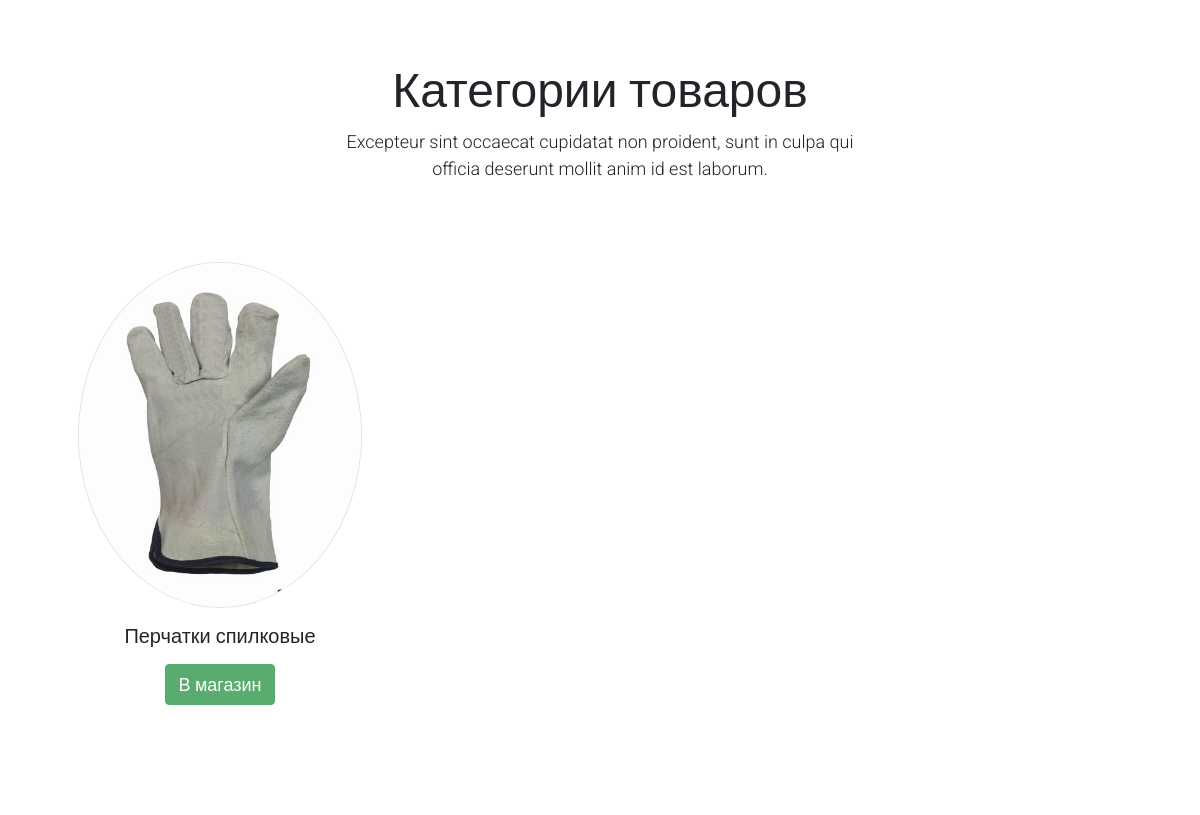
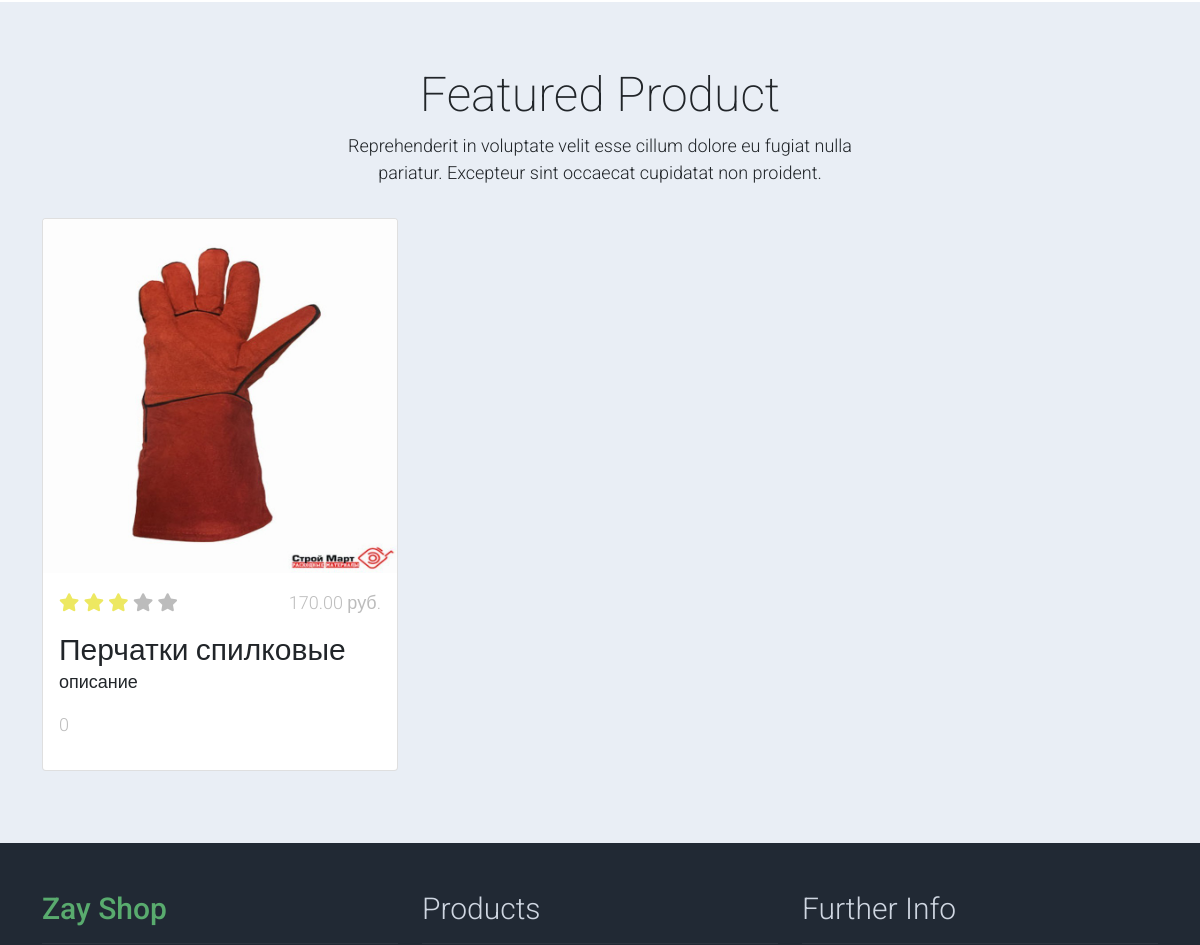
The app's page / (middle part), older data (2 pictures, top to bottom).
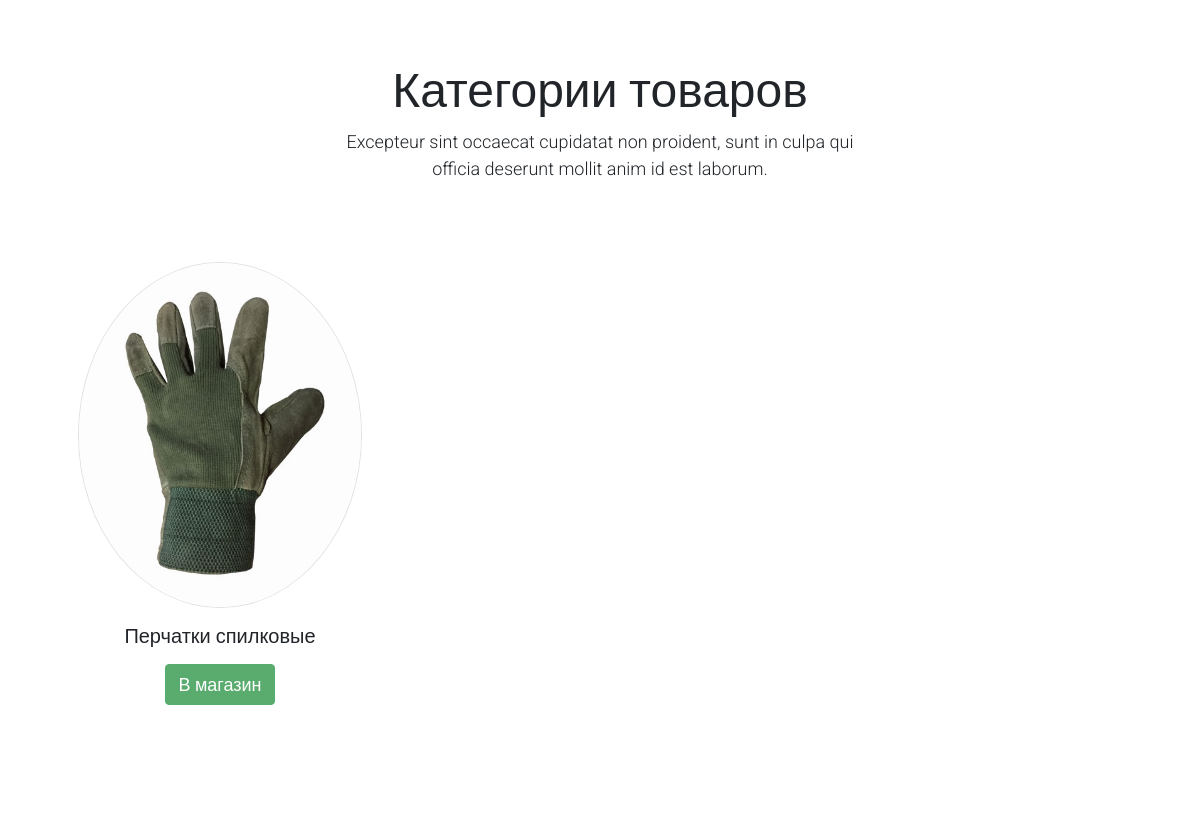
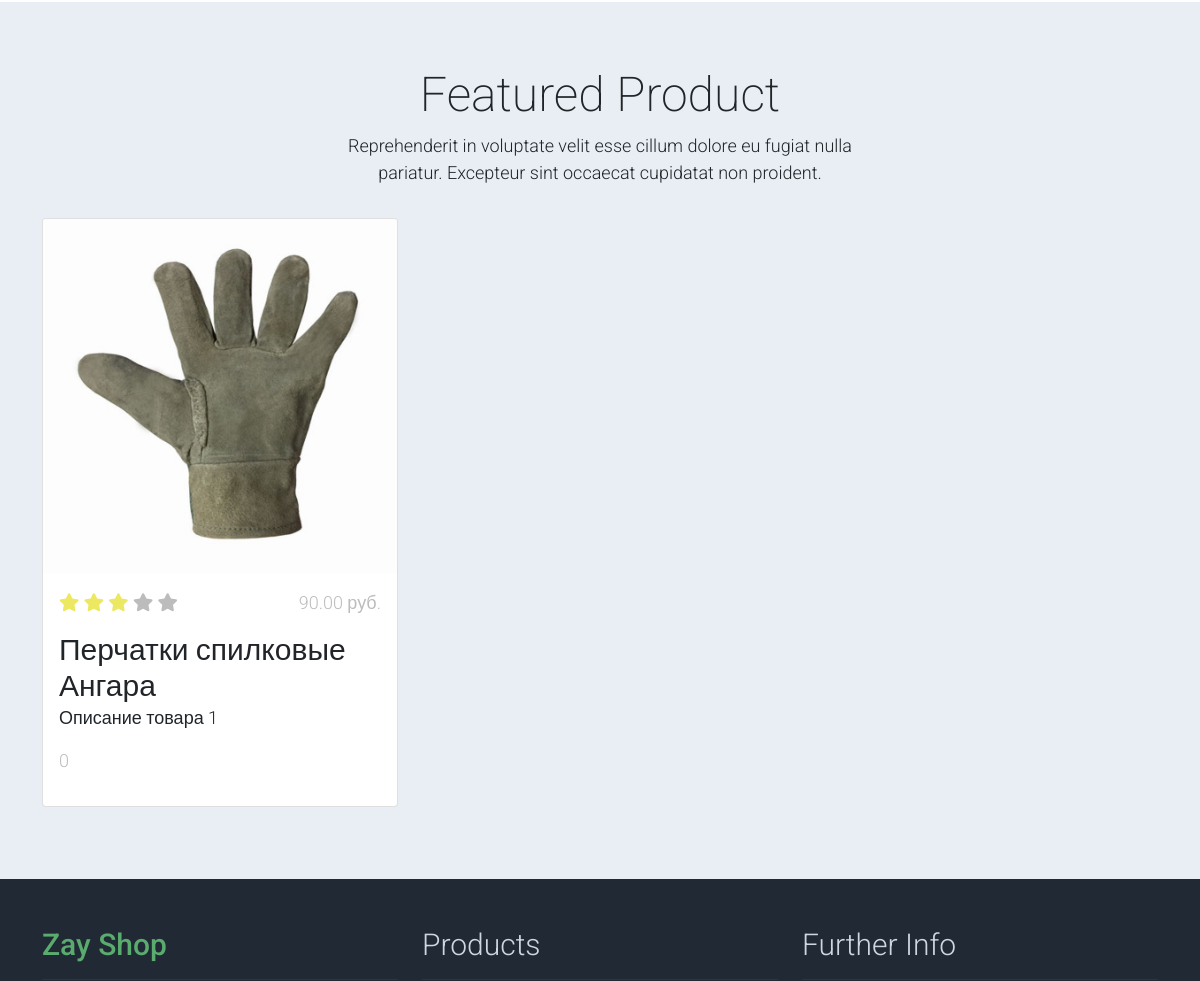
The same page, newer data (2 pictures, top to bottom).
### shop/models.py (models this page shows, shortened)
class Category(models.Model):
    name = models.CharField(max_length=70, verbose_name='Название категории')
    slug = models.SlugField(verbose_name='Псевдоним', unique=True)
    published = models.BooleanField(verbose_name='Опубликовано')
    image = models.ImageField(
        verbose_name='Изображение товара',
        upload_to='categories/',
        null=True,
        blank=True)
    class Meta:
        verbose_name_plural = 'Категории'
        verbose_name = 'Категория'
        ordering = ('name',)
    def get_absolute_url(self):
        return reverse('category_detail', kwargs={'category_slug': self.slug})

class Product(models.Model):
    MIN_RESOLUTION = (400, 400)
    name = models.CharField(max_length=255, verbose_name='Название товара')
    slug = models.SlugField(unique=True, verbose_name='Псевдоним')
    article_number = models.CharField(
        max_length=20, verbose_name='Артикул', null=True, blank=True)
    manufacturer = models.ForeignKey(
        Manufacturer,
        on_delete=models.SET_NULL,
        verbose_name='Производитель',
        null=True,
        blank=True,
        related_name='manufacturer_products')
    desctriptions = models.TextField(
        verbose_name='Описание товара', null=True, blank=True)
    category = models.ForeignKey(
        Category,
        on_delete=models.SET_NULL,
        verbose_name='Категория товара',
        related_name='category_products',
        null=True)
    price = models.DecimalField(
        max_digits=9,
        decimal_places=2,
        verbose_name='Цена товара, руб.',
        null=True,
        blank=True)
    image = models.ImageField(
        verbose_name='Изображение товара',
        upload_to='products/',
        null=True,
        blank=True)
    rating = models.IntegerField(
        'Рейтинг', null=True, blank=True, default=0)
    published = models.BooleanField(verbose_name='Опубликовано')
    class Meta:
        verbose_name_plural = 'Товары'
        verbose_name = 'Товар'
        ordering = ('price', 'name')
        abstract = True

class Gloves(Product):
    features = models.CharField(
        max_length=255, verbose_name='свойства товара', null=True, blank=True)
    material = models.CharField(
        max_length=70, verbose_name='материал основы', null=True, blank=True)
    coating_material = models.CharField(
        max_length=70, verbose_name='материал покрытия', null=True, blank=True)
    type_coating = models.CharField(
        max_length=70, verbose_name='тип покрытия', null=True, blank=True)
    color = models.CharField(
        max_length=150, verbose_name='цвет', null=True, blank=True)
    size = models.CharField(
        max_length=150, verbose_name='размер', null=True, blank=True)
    quantity_pack = models.CharField(
        max_length=10,
        verbose_name='количество в упаковке',
        null=True,
        blank=True)
    minimum_packaging = models.CharField(
        max_length=10,
        verbose_name='минимальная упаковка',
        null=True,
        blank=True)
    pair_weight = models.CharField(
        max_length=10, verbose_name='вес пары', null=True, blank=True)
    def get_absolute_url(self):
        return get_product_url(self, 'product_detail')

### shop/views.py (the view)
# urls.py: path('', views.BaseView.as_view(), name='base'),
class BaseView(View):
    def get(self, request, *args, **kwargs):
        categories = Category.objects.filter(published=True).all()
        products = LatestProducts.objects.get_products_for_main_page(
            'gloves',
            whith_respect_to='gloves')
        return render(
            request, 'base.html', {
                'categories': categories, 'products': products})

### cart/cart.py (called while the page is built)
    def get_total_price(self):
        return sum(Decimal(item['price']) * item['quantity'] for item in self.cart.values())

### cart/context_processors.py (called while the page is built)
def cart(request):
    return {'cart': Cart(request)}

### shop/models.py (called while the page is built, shortened)
def get_product_url(obj, viewname):
    return reverse(viewname, kwargs={'slug': obj.slug, 'id': obj.id})

    @staticmethod
    def get_products_for_main_page(*args, **kwargs):
        with_respect_to = kwargs.get('with_respect_to')
        products = []
        ct_models = ContentType.objects.filter(model__in=args)
        for ct_model in ct_models:
            model_products = (
                ct_model.model_class()._base_manager.all().order_by('-id')[:5])
            products.extend(model_products)
        return products

### templates/base.html (shortened to what this page needs)
<!DOCTYPE html>
<html lang="ru">
{% load static %}
<head>
  <link href="{% static 'assets/css/bootstrap.min.css' %}" rel="stylesheet">
  <link rel="stylesheet" href="{% static 'assets/css/templatemo.css' %}">
  <link rel="stylesheet" href="{% static 'assets/css/custom.css' %}">
  <link rel="stylesheet" href="{% static 'assets/css/fontawesome.min.css' %}">
</head>
<body>
{% block content %}
  {% include 'includes/categories.html' %}
  {% include 'includes/featured_product.html' %}
{% endblock content %}
  {% include 'includes/footer.html' %}
</body>
</html>

### templates/includes/categories.html
<section class="container py-5">
    <div class="row text-center pt-3">
      <div class="col-lg-6 m-auto">
        <h1 class="h1">Категории товаров</h1>
        <p>
          Excepteur sint occaecat cupidatat non proident, sunt in culpa qui officia
          deserunt mollit anim id est laborum.
        </p>
      </div>
    </div>
    <div class="row">
    {% for category in categories %}
      <div class="col-12 col-md-4 p-5 mt-3">
        <a href="{{ category.get_absolute_url }}"><img src="{{ category.image.url }}" class="rounded-circle img-fluid border"></a>
        <h5 class="text-center mt-3 mb-3">{{ category.name }}</h5>
        <p class="text-center"><a href="{% url 'shop' %}" class="btn btn-success">В магазин</a></p>
      </div>
    {% endfor %}
    </div>
</section>

### templates/includes/featured_product.html
<section class="bg-light">
    <div class="container py-5">
      <div class="row text-center py-3">
        <div class="col-lg-6 m-auto">
          <h1 class="h1">Featured Product</h1>
          <p>
            Reprehenderit in voluptate velit esse cillum dolore eu fugiat nulla pariatur.
            Excepteur sint occaecat cupidatat non proident.
          </p>
        </div>
      </div>
      <div class="row">
        {% for product in products %}
        <div class="col-12 col-md-4 mb-4">
          <div class="card h-100">
            <a href="{{ product.get_absolute_url }}">
              <img src="{{ product.image.url }}" class="card-img-top" alt="...">
            </a>
            <div class="card-body">
              <ul class="list-unstyled d-flex justify-content-between">
                <li>
                  <i class="text-warning fa fa-star"></i>
                  <i class="text-warning fa fa-star"></i>
                  <i class="text-warning fa fa-star"></i>
                  <i class="text-muted fa fa-star"></i>
                  <i class="text-muted fa fa-star"></i>
                </li>
                <li class="text-muted text-right">{{ product.price }} руб.</li>
              </ul>
              <a href="{{ product.get_absolute_url }}" class="h2 text-decoration-none text-dark">{{ product.name }}</a>
              <p class="card-text">
                {{ product.desctriptions }}
              </p>
              <p class="text-muted">{{ product.comments.count }}</p>
            </div>
          </div>
        </div>
        {% endfor %}
      </div>
    </div>
</section>

Row changes from the older to the newer data that the page shows:
changed Category "Перчатки спилковые": image: a different picture
changed Gloves: image: a different picture; price "170.00" → "90.00"; name "Перчатки спилковые" → "Перчатки спилковые Ангара"; desctriptions "описание" → "Описание товара 1"
